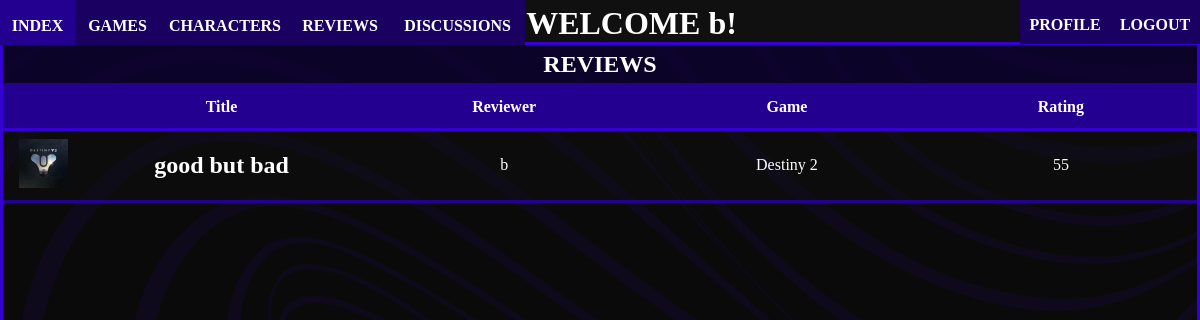
/levelcheck/allreviews (signed in), run on an earlier commit of the app's database.
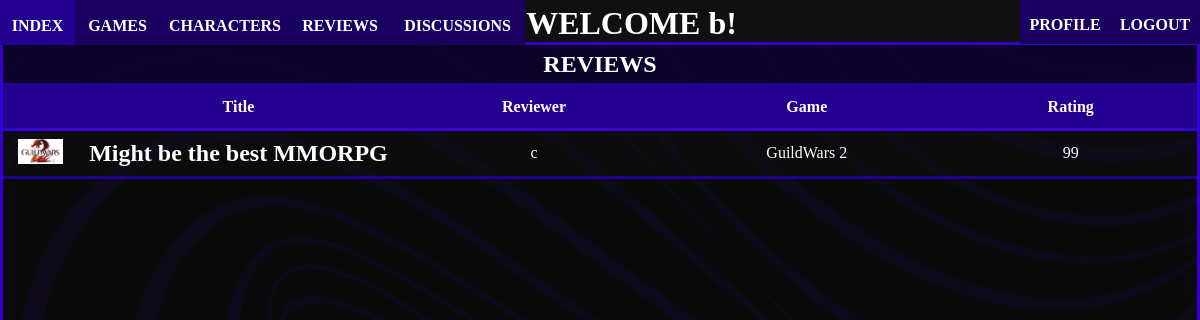
And on a later commit of the database.
### levelcheck/models.py (models this page shows)
class Review(models.Model):
    user = models.OneToOneField(User, on_delete=models.CASCADE)
    game = models.OneToOneField(Game, on_delete=models.CASCADE)
    review_title = models.CharField(max_length=50)
    text = models.CharField(max_length=300)
    rating = models.IntegerField(validators=[MaxValueValidator(100), MinValueValidator(0)])
    pub_date = models.DateTimeField('Posted', default=timezone.now)
    class Meta:
        constraints = [models.UniqueConstraint(fields=['user', 'game'], name='user_game_review')]

class Game(models.Model):
    title = models.CharField(max_length=50, primary_key=True)
    genre = models.ForeignKey(Genre, on_delete=models.CASCADE)
    img = models.ImageField(upload_to='games/')
    developer = models.CharField(max_length=50)
    publisher = models.CharField(max_length=50)
    release = models.DateField('Release Date')

### levelcheck/views.py (the view)
# urls.py: path('allreviews', views.all_reviews, name='all_reviews'),
@login_required(login_url='/levelcheck')
def all_reviews(request):
    reviews = Review.objects.all().order_by('-pub_date')
    return render(request, 'levelcheck/all_reviews.html', context={'reviews': reviews})

### levelcheck/templates/levelcheck/all_reviews.html (shortened to what this page needs)
{% extends "levelcheck/index.html" %}
{% block content %}
    <header style="height: 5%"><h1>REVIEWS</h1></header>
    <section style="height: 94.7%">
        <table>
            <tr>
                <th></th>
                <th>Title</th>
                <th>Reviewer</th>
			    <th>Game</th>
			    <th>Rating</th>
            </tr>
            {% for r in reviews %}
            <tr style="text-align: center" data-href="{% url 'levelcheck:review_detail' r.user.username r.id %}">
                <td style="width: 1.5%"><img class="table_image" src="{{ r.game.img.url }}"></td>
                <td style="width: 5%; font-weight: bold; font-size: 1.5em">{{ r.review_title }}</td>
                <td style="width: 5%">{{ r.user.username }}</td>
                <td style="width: 5%">{{ r.game.title }}</td>
                <td style="width: 5%">{{ r.rating }}</td>
            </tr>
            {% empty %}
                <p>No reviews :(</p>
            {% endfor %}
        </table>
    </section>
{% endblock %}

What changed in the data, as far as the page shows it:
removed Review: game.img (picture), review_title "good but bad", user.username "b", game "Destiny 2", rating "55"
added Review: game.img (picture), review_title "Might be the best MMORPG", user.username "c", game "GuildWars 2", rating "99"
